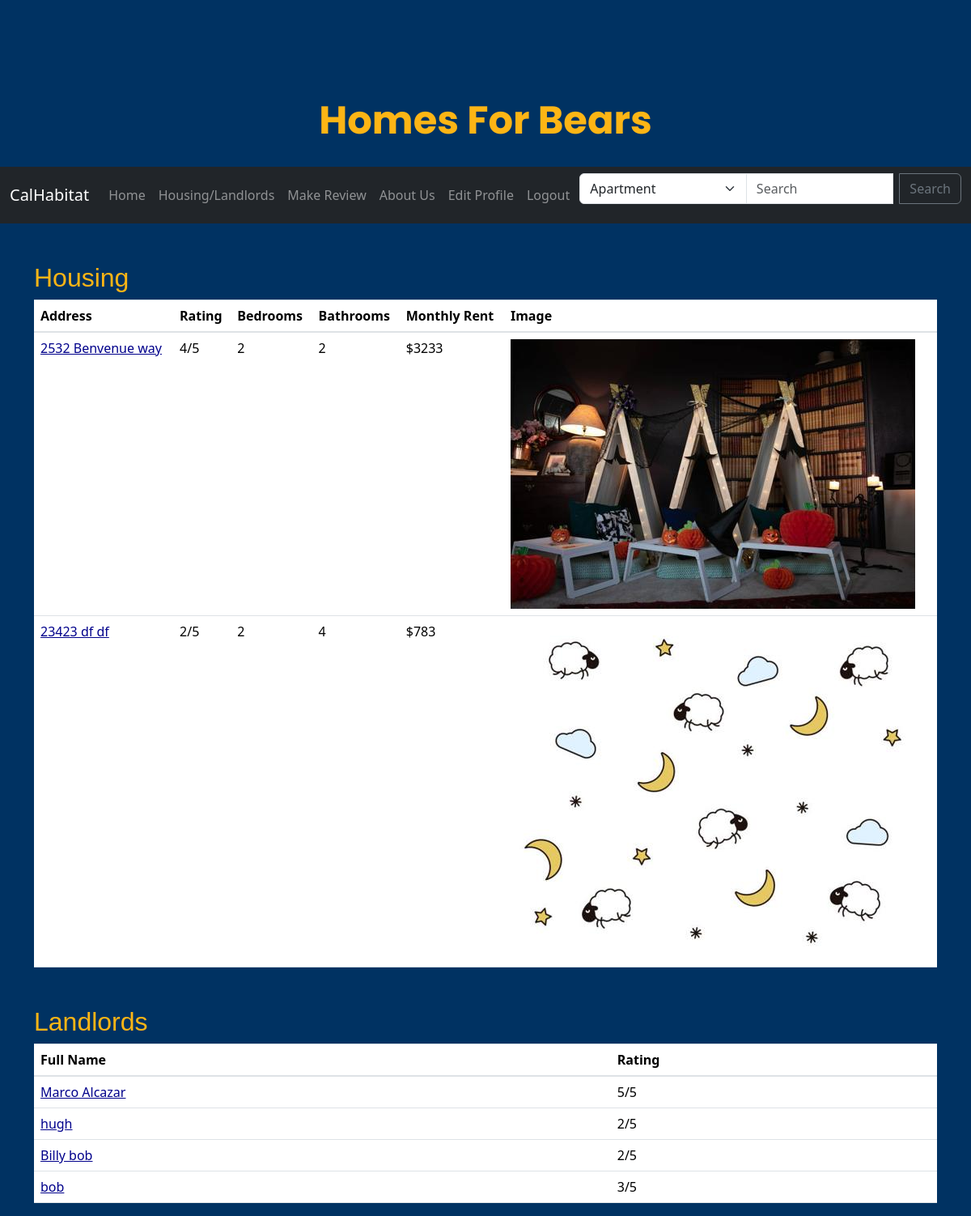
The page /apartmentss/ (signed in) on the database its author committed.
### myapp/models.py (models this page shows, shortened)
class Housing(models.Model):
    Address = models.CharField(max_length=50)
    Bedrooms = models.IntegerField(default="", validators=[MinValueValidator(1), MaxValueValidator(25)])
    Bathrooms = models.IntegerField(default="", validators=[MinValueValidator(1), MaxValueValidator(25)])
    Description = models.CharField(max_length=250, default="")
    Rating = models.IntegerField(default="", validators=[MinValueValidator(1), MaxValueValidator(5)])
    Price = models.IntegerField(default="", validators=[MinValueValidator(500), MaxValueValidator(50000)])
    LandLord = models.CharField(max_length=200, default="")
    housing_image = models.ImageField(null=True, blank=True, upload_to="images/")
    housing_image2 = models.ImageField(null=True, blank=True, upload_to="images/")
    housing_image3 = models.ImageField(null=True, blank=True, upload_to="images/")
    housing_image4 = models.ImageField(null=True, blank=True, upload_to="images/")
    housing_image5 = models.ImageField(null=True, blank=True, upload_to="images/")

class Landlord(models.Model):
    FullName= models.CharField(max_length = 60, default = "")
    Rating = models.IntegerField(default = "", validators=[MinValueValidator(1), MaxValueValidator(5)])
    Description = models.CharField(max_length = 250, default = "")

### myapp/views.py (the view)
# urls.py: path("apartmentss/", apartmentss.as_view(), name = "apartmentss"),
class apartmentss(ListView):
    template_name = 'myapp/apartmentss.html'
    model = Housing
    context_object_name = 'apartmentss'
    queryset = Housing.objects.all()
    def get_context_data(self, **kwargs):
        context = super().get_context_data(**kwargs)
        context['Landlords'] = Landlord.objects.all()  # Add queryset for landlords to the context
        return context

### myapp/templates/myapp/apartmentss.html (shortened to what this page needs)
<link rel="stylesheet" href="https://maxcdn.bootstrapcdn.com/bootstrap/4.5.2/css/bootstrap.min.css">
<link href="https://cdn.jsdelivr.net/npm/bootstrap@5.3.2/dist/css/bootstrap.min.css" rel="stylesheet">
{% load static %}
    <center>
    <h1 class='berkeley-gold'>Homes For Bears</h1>
    {% include 'myapp/nav.html' %}
  </center>
<div class="container mt-5">
    <h2 class="custom-heading-color">Housing</h2>
    <table class="table table-hover custom-table-color">
        <thead>
            <tr>
                <th>Address</th>
                <th>Rating</th>
                <th>Bedrooms</th>
                <th>Bathrooms</th>
                <th>Monthly Rent</th>
                <th>Image</th>
            </tr>
        </thead>
        <tbody>
            {% for house in apartmentss %}
            <tr>
                <td>
                    <a href="{% url 'show-house' house.id %}" class="custom-link-color">
                        {{ house.Address }}
                    </a>
                </td>
                <td>{{ house.Rating }}/5</td>
                <td> {{ house.Bedrooms }}</td>
                <td> {{ house.Bathrooms }}</td>
                <td> ${{ house.Price }}</td>
                {% if house.housing_image %}
                <td><img src="{{ house.housing_image.url }}"></td>
                {% endif %}
            </tr>
            {% endfor %}
        </tbody>
    </table>
</div>
<div class="container mt-5">
    <h2 class="custom-heading-color">Landlords</h2>
    <table class="table table-hover custom-table-color">
        <thead>
            <tr>
                <th>Full Name</th>
                <th>Rating</th>
            </tr>
        </thead>
        <tbody>
            {% for landlord in Landlords %}
            <tr>
                <td>
                    <a href="{% url 'show-landlord' landlord.id %}" class="custom-link-color">
                        {{ landlord.FullName }}
                    </a>
                </td>
                <td>{{ landlord.Rating }}/5</td>
            </tr>
            {% endfor %}
        </tbody>
    </table>
</div>

### myapp/templates/myapp/apartmentss.html (style rules this page uses)
.custom-table-color { background-color: #FDB515; }
.custom-link-color { color: #00008b; }
.custom-heading-color { color: #FDB515; font-family: 'Montserrat', sans-serif; }
h1 { font-family: 'Poppins', sans-serif; font-size: 48px; font-weight: 700; text-align: center; margin-top: 100px; background-color: #003262; color: #FDB515; padding: 20px; }
.berkeley-gold { color: #FDB515; }

### rows shown on the page
Housing: Address "2532 Benvenue way", Rating "4", Bedrooms "2", Bathrooms "2", Price "3233", housing_image (picture)
Housing: Address "23423 df df", Rating "2", Bedrooms "2", Bathrooms "4", Price "783", housing_image (picture)
Landlord: FullName "Marco Alcazar", Rating "5"
Landlord: FullName "hugh", Rating "2"
Landlord: FullName "Billy bob", Rating "2"
Landlord: FullName "bob", Rating "3"
